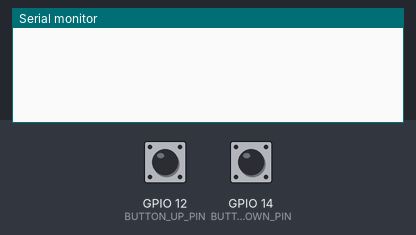
Recording of a sketch running on a simulated ESP32. Parts: the last lines printed to the serial monitor. The test bench sets the inputs (shaded band); at power-on: GPIO 12 (BUTTON_UP_PIN) HIGH, GPIO 14 (BUTTON_DOWN_PIN) HIGH.

Above: at 1.2 s.
1.3 s: GPIO 12 (BUTTON_UP_PIN) pulled LOW for 0.15 s
At 2.6 s:
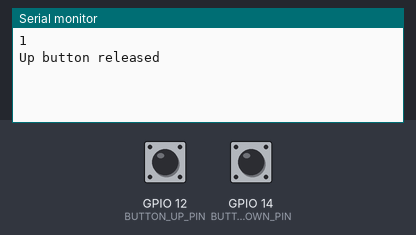
2.9 s: GPIO 14 (BUTTON_DOWN_PIN) pulled LOW for 0.15 s
At 4.2 s:
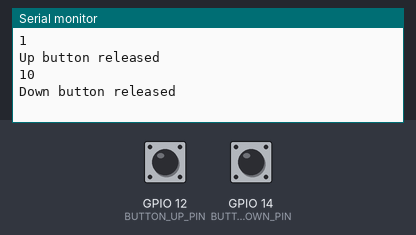
4.5 s: GPIO 14 (BUTTON_DOWN_PIN) pulled LOW for 1 s
At 5.1 s:
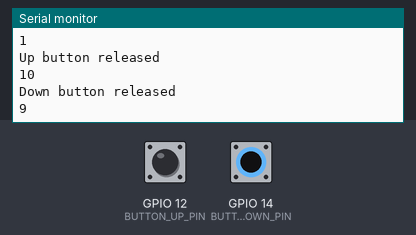

Measured:
- after the input at 1.3 s, the serial monitor: prints a new line at once (image 1)
- after the input at 2.9 s, the serial monitor: prints a new line at once (image 2)
- after the input at 4.5 s, the serial monitor: prints a new line at once (image 3)

The sketch:

ButtonClickInterrupt.ino
```cpp
/***********************************

This ESP32 code shows how to use Interrupt Service Routines (ISRs) to detect button clicks.
Two buttons are used to pull-down the voltage on GPIO pins 12 and 14.
The ESP32 has configurable, internal PULLUP and PULLDOWN resistors that are used with the buttons.
Note that the internal resistors are ONLY available on GPIO pins GPIO 0 thru GPIO 33.

This code is designed to safely handle switch bouncing.

NOTES ON ISRs
-------------
An Interrupt Service Routine (ISR) can be triggered based on different conditions of a digital signal.
For GPIO pins, these conditions often relate to the pin's voltage transitioning between low and high states.

Using the Arduino framework for the ESP32, when you attach an interrupt to a pin using
  attachInterrupt()

You can also specify the condition for which the ISR will be triggered:

RISING: The ISR is triggered when the pin transitions from LOW to HIGH.
  attachInterrupt(digitalPinToInterrupt(pinNumber), ISRFunction, RISING);

FALLING: The ISR is triggered when the pin transitions from HIGH to LOW.
  attachInterrupt(digitalPinToInterrupt(pinNumber), ISRFunction, FALLING);

CHANGE: The ISR is triggered on any change in pin state (either from LOW to HIGH or from HIGH to LOW).
  attachInterrupt(digitalPinToInterrupt(pinNumber), ISRFunction, CHANGE);

LOW: The ISR is triggered when the pin is in a LOW state. This is level-triggered, meaning as long as the pin remains low, the interrupt remains active.
This mode may not be available or behave the same way on all platforms, so check the specifics for the ESP32.
  attachInterrupt(digitalPinToInterrupt(pinNumber), ISRFunction, LOW);

ISR CODE EXAMPLES
-----------------
Here are examples of how you can set up an ESP32 GPIO pin with an interrupt and specify the internal resistor type using the Arduino framework.
These are just basic examples to demonstrate the usage of the internal pull-up and pull-down resistors alongside interrupts on the ESP32.

1)  Using an Internal Pull-Up Resistor with a Falling Edge Interrupt:
    This would be appropriate for a button that connects the pin to ground when pressed:

const int pinNumber = 2;  // Replace with your pin number

void setup() {
    pinMode(pinNumber, INPUT_PULLUP);
    attachInterrupt(digitalPinToInterrupt(pinNumber), ISRFunction, FALLING);
}

void ISRFunction() {
    // Your interrupt code here
}

void loop() {
    // Main loop code here
}

2)  Using an Internal Pull-Down Resistor with a Rising Edge Interrupt:
    This could be used for a button that connects the pin to VCC (3.3V for ESP32) when pressed:

const int pinNumber = 2;  // Replace with your pin number

void setup() {
    pinMode(pinNumber, INPUT_PULLDOWN);
    attachInterrupt(digitalPinToInterrupt(pinNumber), ISRFunction, RISING);
}

void ISRFunction() {
    // Your interrupt code here
}

void loop() {
    // Main loop code here
}

3)  Using an Internal Pull-Up Resistor with a Change Interrupt:
    This will trigger the ISR on any transition, either HIGH to LOW or LOW to HIGH. Useful when you need to detect both press and release of a button:

const int pinNumber = 2;  // Replace with your pin number

void setup() {
    pinMode(pinNumber, INPUT_PULLUP);
    attachInterrupt(digitalPinToInterrupt(pinNumber), ISRFunction, CHANGE);
}

void ISRFunction() {
    // Your interrupt code here
}

void loop() {
    // Main loop code here
}

***********************************/

#include <Arduino.h>

#define BUTTON_UP_PIN     12          // GPIO pin (note that GPIO pins 0 thru 33 have pullup resistors)
#define BUTTON_DOWN_PIN   14          // GPIO pin (note that GPIO pins 0 thru 33 have pullup resistors)

#define DEBUG             true        // Controls serial output messages

const int debounceDelayMillis = 10;              // time to wait to avoid switch/button bouncing

volatile bool upPressed = false;      // Flag for button press (volatile for changes by interrupt)
volatile bool downPressed = false;    // Flag for button press (volatile for changes by interrupt)

volatile unsigned long upInterruptTime = 0;
volatile unsigned long upLastInterruptTime = 0;

volatile unsigned long downInterruptTime = 0;
volatile unsigned long downLastInterruptTime = 0;

int counter = 0;                      // Global counter for button presses
const int minCount = 1;               // minimum limit for circular counting
const int maxCount = 10;              // maximum limit for circular counting

void setup() {
  Serial.begin(115200);
  initializeButtons();
}

void loop() {
  checkForButtonPress();

  //do other stuff here
}

void initializeButtons(){
  upLastInterruptTime = millis();
  upInterruptTime = upLastInterruptTime;

  downLastInterruptTime = millis();
  downInterruptTime = downLastInterruptTime;

  pinMode(BUTTON_UP_PIN, INPUT_PULLUP);
  attachInterrupt(digitalPinToInterrupt(BUTTON_UP_PIN), buttonUpISR, FALLING);

  pinMode(BUTTON_DOWN_PIN, INPUT_PULLUP);
  attachInterrupt(digitalPinToInterrupt(BUTTON_DOWN_PIN), buttonDownISR, FALLING);
}

void checkForButtonPress(){
  if (upPressed) {
    upInterruptTime = millis();
    if (upInterruptTime - upLastInterruptTime > debounceDelayMillis){
      if (digitalRead(BUTTON_UP_PIN) == LOW) {
        counter++;  // Increment the counter
        //enforce circular counting
        if (counter > maxCount){
          counter = minCount;
        }
        if (DEBUG){
          Serial.println(counter);
        }
        upLastInterruptTime = upInterruptTime;
      }

      while (digitalRead(BUTTON_UP_PIN) == LOW);  // Wait until the button is released

      upPressed = false;

      if (DEBUG){
        Serial.println("Up button released");
      }

    }
  }

  if (downPressed) {
    downInterruptTime = millis();
    if (downInterruptTime - downLastInterruptTime > debounceDelayMillis){
      if (digitalRead(BUTTON_DOWN_PIN) == LOW) {
        counter--;  // Decrement the counter
        //enforce circular counting
        if (counter < minCount){
          counter = maxCount;
        }
        if (DEBUG){
          Serial.println(counter);
        }
        downLastInterruptTime = downInterruptTime;
      }

      while (digitalRead(BUTTON_DOWN_PIN) == LOW);  // Wait until the button is released

      downPressed = false;

      if (DEBUG){
        Serial.println("Down button released");
      }

    }
  }
}

// Interrupt Service Routine
void buttonUpISR() {
  upPressed = true;
  upInterruptTime = millis();
  upLastInterruptTime = upInterruptTime;
}

// Interrupt Service Routine
void buttonDownISR() {
  downPressed = true;
  downInterruptTime = millis();
  downLastInterruptTime = downInterruptTime;
}
```
